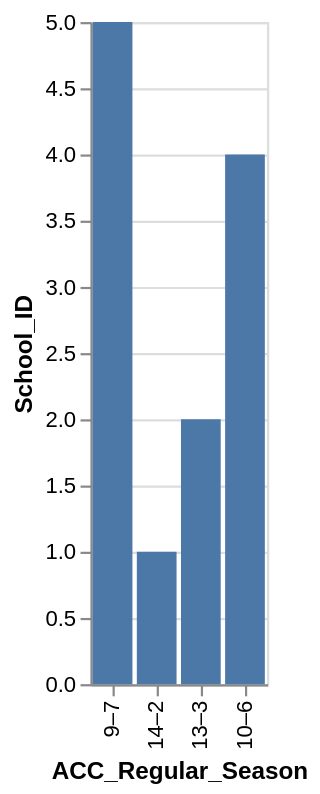

Describe this chart as a Vega-Lite specification.
### Vega-Lite specification from a JSON file in a GitHub repository (floating-point values rounded to 4 significant figures)
{"data": {"values": [{"x_data": "9–7", "y_data": 5}, {"x_data": "14–2", "y_data": 1}, {"x_data": "13–3", "y_data": 2}, {"x_data": "10–6", "y_data": 4}]}, "mark": "bar", "encoding": {"x": {"field": "x_data", "type": "nominal", "title": "ACC_Regular_Season", "sort": "descending"}, "y": {"field": "y_data", "type": "quantitative", "title": "School_ID"}}}
